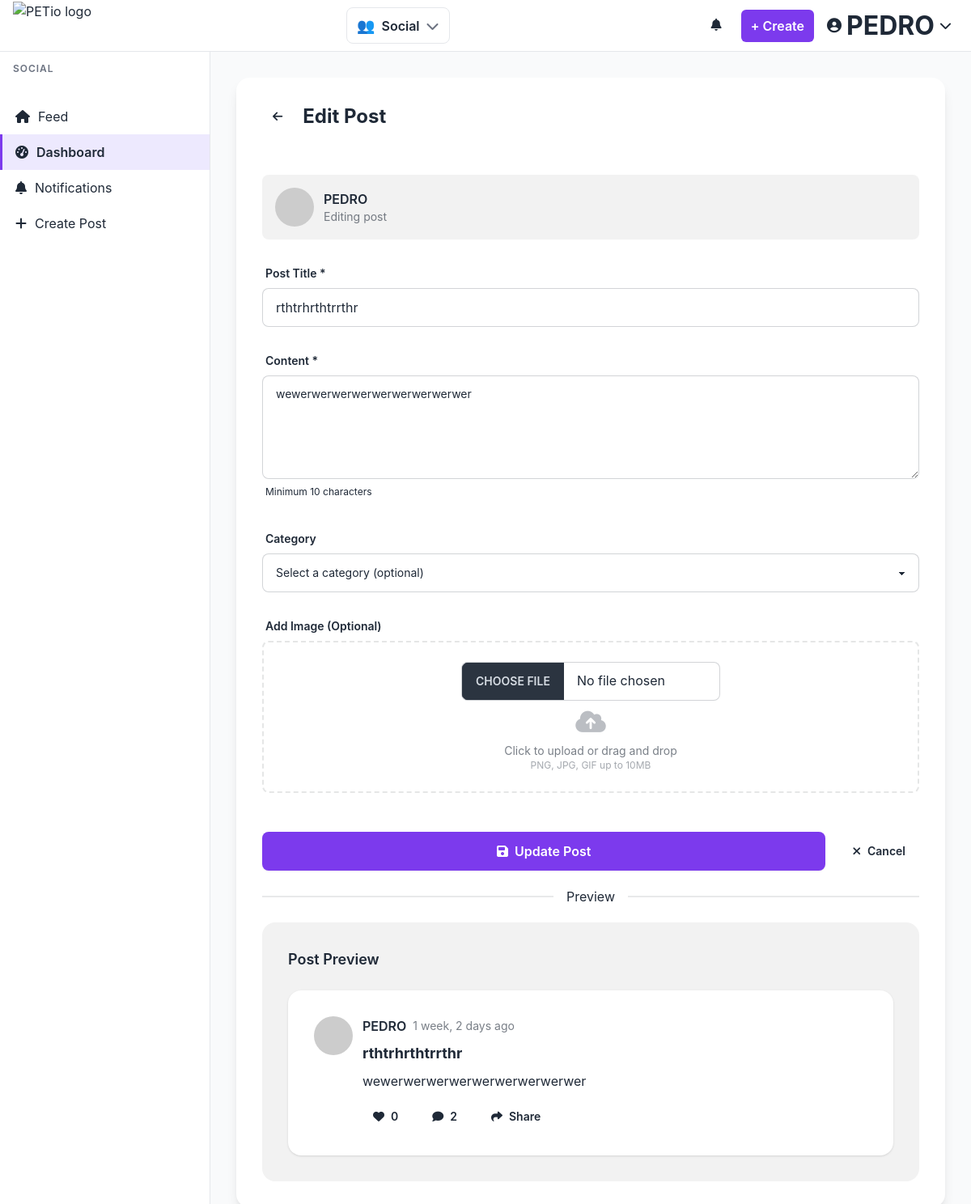
Page /social/post/1/edit/ (signed in) on the committed database.
### accounts/models.py (models this page shows, shortened)
class User(AbstractUser):
    email = models.EmailField("email address", unique=True, blank=True)
    mobile_number = models.CharField(max_length=32, blank=True, help_text="E.164 format, e.g., +1 555 123 4567")
    age = models.PositiveIntegerField(blank=True, null=True, help_text="Age in years")
    marketing_opt_in = models.BooleanField(default=False, help_text="User agreed to receive marketing updates")
    email_marketplace_notifications = models.BooleanField(
        default=True,
        help_text="Receive marketplace-related emails (requests, status changes, messages)",
    )
    email_on_request_updates = models.BooleanField(
        default=True,
        help_text="Receive emails for request-created/accepted/rejected/negotiated/meetup/complete/cancel",
    )
    email_on_messages = models.BooleanField(
        default=True,
        help_text="Receive emails when new messages are posted on a request",
    )
    notify_marketplace_notifications = models.BooleanField(
        default=True,
        help_text="Show marketplace notifications in the notifications page",
    )
    notify_on_request_updates = models.BooleanField(
        default=True,
        help_text="Show notifications for request-created/accepted/rejected/meetup/complete/cancel",
    )
    notify_on_messages = models.BooleanField(
        default=True,
        help_text="Show notifications when new messages are posted on a request",
    )
    class Meta:
        ordering = ["username"]

### social/models.py (models this page shows, shortened)
class Post(models.Model):
    title = models.CharField(max_length=200)
    content = models.TextField()
    author = models.ForeignKey(settings.AUTH_USER_MODEL, on_delete=models.CASCADE, related_name='social_posts')
    category = models.ForeignKey(Category, on_delete=models.SET_NULL, null=True, blank=True)
    image = models.ImageField(upload_to='social/posts/', blank=True, null=True)
    created_at = models.DateTimeField(auto_now_add=True)
    updated_at = models.DateTimeField(auto_now=True)
    likes = models.ManyToManyField(settings.AUTH_USER_MODEL, through='Like', related_name='liked_posts')
    is_pinned = models.BooleanField(default=False)
    class Meta:
        ordering = ['-is_pinned', '-created_at']
    @property
    def like_count(self):
        return self.likes.count()
    @property
    def comment_count(self):
        return self.comments.count()

### social/views.py (the view, shortened to what this page needs)
# urls.py: path('post/<int:pk>/edit/', views.edit_post, name='edit_post'),
@login_required
def edit_post(request, pk):
    post = get_object_or_404(Post, pk=pk, author=request.user)
    categories = Category.objects.all()
    context = {
        'post': post,
        'categories': categories,
    }
    return render(request, 'social/edit_post.html', context)

### project/context_processors.py (called while the page is built, shortened)
def device_id_context(request):
    return {"DEVICE_ID": getattr(settings, 'DEVICE_ID', 'feeder-1')}

def app_context(request):
    path = request.path or ""
    if path.startswith('/social/'):
        return {
            'current_app': 'social',
            'current_app_name': 'Social',
            'current_app_icon': '👥',
            'current_app_description': 'Community & Sharing',
        }

### social/templates/social/edit_post.html (shortened to what this page needs)
{% extends 'base.html' %}
{% block sidebar %}
  {% include 'social/sidebar.html' with view_name='dashboard' %}
{% endblock %}
{% block content %}
<div class="max-w-4xl mx-auto">
    <div class="card bg-base-100 shadow-lg">
        <div class="card-body">
            <div class="flex items-center space-x-3 mb-6">
                <a href="{% url 'social:post_detail' post.pk %}" class="btn btn-ghost btn-sm">
                    <i class="fas fa-arrow-left"></i>
                </a>
                <h1 class="text-2xl font-bold">Edit Post</h1>
            </div>
            <form method="POST" enctype="multipart/form-data" class="space-y-6">
                <div class="flex items-center space-x-3 p-4 bg-base-200 rounded-lg">
                    <div class="avatar">
                        <div class="w-12 rounded-full">
                            <img src="https://ui-avatars.com/api/?name={{ user.get_full_name|default:user.username }}&background=3B82F6&color=fff" alt="Your Avatar" />
                        </div>
                    </div>
                    <div>
                        <h3 class="font-semibold">{{ user.get_full_name|default:user.username }}</h3>
                        <p class="text-sm text-base-content/60">Editing post</p>
                    </div>
                </div>
                <div class="form-control">
                    <label class="label">
                        <span class="label-text font-semibold">Post Title *</span>
                    </label>
                    <input type="text" name="title" placeholder="What's your post about?"
                           class="input input-bordered w-full {% if form.title.errors %}input-error{% endif %}"
                           value="{{ post.title }}" required>
                </div>
                <div class="form-control">
                    <label class="label">
                        <span class="label-text font-semibold">Content *</span>
                    </label>
                    <textarea name="content" placeholder="Share your thoughts with the community..."
                              class="textarea textarea-bordered h-32 {% if form.content.errors %}textarea-error{% endif %}"
                              required>{{ post.content }}</textarea>
                    <label class="label">
                        <span class="label-text-alt">Minimum 10 characters</span>
                    </label>
                </div>
                <div class="form-control">
                    <label class="label">
                        <span class="label-text font-semibold">Category</span>
                    </label>
                    <select name="category" class="select select-bordered {% if form.category.errors %}select-error{% endif %}">
                        <option value="">Select a category (optional)</option>
                    </select>
                </div>
                <div class="form-control">
                    <label class="label">
                        <span class="label-text font-semibold">{% if post.image %}Replace Image{% else %}Add Image{% endif %} (Optional)</span>
                    </label>
                    <div class="border-2 border-dashed border-base-300 rounded-lg p-6 text-center hover:border-primary transition-colors">
                        <input type="file" name="image" accept="image/*" class="file-input file-input-bordered w-full max-w-xs"
                               onchange="previewImage(this)">
                        <div class="mt-2">
                            <i class="fas fa-cloud-upload-alt text-3xl text-base-content/30"></i>
                            <p class="text-sm text-base-content/60 mt-2">Click to upload or drag and drop</p>
                            <p class="text-xs text-base-content/40">PNG, JPG, GIF up to 10MB</p>
                        </div>
                    </div>
                </div>
                <div class="flex flex-col sm:flex-row gap-4 pt-6">
                    <button type="submit" class="btn btn-primary flex-1">
                        <i class="fas fa-save"></i>
                        Update Post
                    </button>
                    <a href="{% url 'social:post_detail' post.pk %}" class="btn btn-ghost">
                        <i class="fas fa-times"></i>
                        Cancel
                    </a>
                </div>
                <div class="divider">Preview</div>
                <div class="card bg-base-200">
                    <div class="card-body">
                        <h3 class="card-title text-lg mb-4">Post Preview</h3>
                        <div id="postPreview" class="card bg-base-100 shadow">
                            <div class="card-body">
                                <div class="flex items-start space-x-3">
                                    <div class="avatar">
                                        <div class="w-12 rounded-full">
                                            <img src="https://ui-avatars.com/api/?name={{ user.get_full_name|default:user.username }}&background=3B82F6&color=fff" alt="Your Avatar" />
                                        </div>
                                    </div>
                                    <div class="flex-1">
                                        <div class="flex items-center space-x-2 mb-2">
                                            <h4 class="font-semibold">{{ user.get_full_name|default:user.username }}</h4>
                                            <span class="text-sm text-base-content/60">{{ post.created_at|timesince }} ago</span>
                                        </div>
                                        <h3 id="previewTitle" class="text-lg font-bold mb-2">{{ post.title }}</h3>
                                        <p id="previewContent">{{ post.content }}</p>
                                        <div class="flex items-center space-x-4 mt-4">
                                            <span class="btn btn-ghost btn-sm">
                                                <i class="fas fa-heart"></i> {{ post.like_count }}
                                            </span>
                                            <span class="btn btn-ghost btn-sm">
                                                <i class="fas fa-comment"></i> {{ post.comment_count }}
                                            </span>
                                            <span class="btn btn-ghost btn-sm">
                                                <i class="fas fa-share"></i> Share
                                            </span>
                                        </div>
                                    </div>
                                </div>
                            </div>
                        </div>
                    </div>
                </div>
            </form>
        </div>
    </div>
</div>
{% endblock %}

### templates/base.html (shortened to what this page needs)
{% load static %}
<!DOCTYPE html>
<html lang="en" data-theme="light">
<head>
  <link href="https://cdn.jsdelivr.net/npm/daisyui@4.12.14/dist/full.min.css" rel="stylesheet" type="text/css" />
  <script src="https://cdn.tailwindcss.com"></script>
  <link rel="stylesheet" href="https://cdnjs.cloudflare.com/ajax/libs/font-awesome/6.5.1/css/all.min.css">
  <link rel="stylesheet" href="{% static 'css/navigation.css' %}">
  <link rel="stylesheet" href="{% static 'css/auth.css' %}">
</head>
<body{% block body_class %}{% endblock %}>
  <nav class="top-navbar">
    <div class="nav-left">
      <a href="{% url 'home' %}" class="logo" aria-label="PETio Home">
        <img src="{{ MEDIA_URL }}logo/logoPETIO-removebg-preview.png" alt="PETio logo" />
      </a>
    </div>
    <div class="nav-center">
      {% if user.is_authenticated %}
        {% include 'components/app_switcher.html' %}
      {% endif %}
    </div>
    <div class="nav-right">
      {% if user.is_authenticated %}
        {% if current_app == 'social' or current_app == 'marketplace' %}
          <a
            class="icon-btn notifications-btn"
            aria-label="Notifications"
            href="{% if current_app == 'social' %}{% url 'social:notifications' %}{% elif current_app == 'marketplace' %}{% url 'marketplace:notifications' %}{% endif %}"
          >
            <i class="fas fa-bell"></i>
          </a>
          <a
            class="btn-create"
            aria-label="Create"
            href="{% if current_app == 'social' %}{% url 'social:create_post' %}{% elif current_app == 'marketplace' %}{% url 'marketplace:listing_create' %}{% endif %}"
          >+ Create</a>
        {% endif %}
        <div class="profile-menu">
          <button id="profileToggle" class="icon-btn profile-btn" aria-haspopup="true" aria-expanded="false">
            <i class="fas fa-user-circle"></i>
            <span class="profile-name">{{ user.get_short_name|default:user.username }}</span>
            <i class="fas fa-chevron-down"></i>
          </button>
        </div>
      {% else %}
        <a href="{% url 'login' %}" class="icon-btn" aria-label="Log in">
          <i class="fas fa-sign-in-alt"></i>
          <span class="ml-1">Log in</span>
        </a>
        <a href="{% url 'accounts:signup' %}" class="btn-create" aria-label="Sign up">Sign up</a>
      {% endif %}
    </div>
  </nav>
  <aside class="sidebar ">
    {% block sidebar %}{% endblock %}
  </aside>
  <main class="main-content ">
    {% block content %}{% endblock %}
  </main>
</body>
</html>

### static/css/navigation.css (style rules this page uses)
:root { --primary: #7c3aed; --bg: #ffffff; --bg-muted: #f9fafb; --text: #1f2937; --text-muted: #6b7280; --border: #e5e7eb; --hover-bg: #ede9fe; --shadow-dropdown: 0 10px 25px rgba(0,0,0,0.1); }
.top-navbar { position: fixed; top: 0; left: 0; right: 0; height: 64px; background: var(--bg); border-bottom: 1px solid var(--border); z-index: 100; display: grid; grid-template-columns: auto 1fr auto; align-items: center; padding: 0 16px; gap: 12px; }
.top-navbar .nav-left { display: flex; align-items: center; gap: 12px; justify-self: start; }
.top-navbar .nav-center { display: flex; align-items: center; gap: 16px; justify-self: center; }
.top-navbar .nav-right { display: flex; align-items: center; gap: 8px; justify-self: end; }
.top-navbar .logo { display: inline-flex; align-items: center; text-decoration: none; }
.top-navbar .logo img { height: 60px; width: auto; display: block; }
.top-navbar .icon-btn { border: none; background: transparent; cursor: pointer; color: var(--text); font-size: 16px; padding: 6px 10px; border-radius: 6px; transition: 0.2s ease; }
.top-navbar .btn-create { background: var(--primary); color: #fff; padding: 8px 12px; border-radius: 6px; text-decoration: none; font-weight: 600; transition: 0.2s ease; }
.sidebar { position: fixed; left: 0; top: 64px; bottom: 0; width: 260px; background: var(--bg); border-right: 1px solid var(--border); overflow-y: auto; z-index: 50; }
.main-content { margin-left: 260px; margin-top: 64px; padding: 32px; min-height: calc(100vh - 64px); background: var(--bg-muted); }
.profile-menu { position: relative; }
.nav-right .icon-btn { font-size: 15px; padding: 5px 8px; }
.profile-btn { display: inline-flex; align-items: center; gap: 6px; font-size: 14px; }
.profile-btn .fa-user-circle { font-size: 18px; }
.profile-name { max-width: 120px; overflow: hidden; text-overflow: ellipsis; white-space: nowrap; }
.btn-create { margin-left: 8px; padding: 6px 12px; border-radius: 20px; background: var(--accent, #2b8a3e); color: #fff; text-decoration: none; font-weight: 600; }
.notifications-btn { position: relative; }

### static/css/auth.css (style rules this page uses)
.btn-primary { width: 100%; padding: 14px 24px; background: #7c3aed; color: white; border: none; border-radius: 8px; font-size: 16px; font-weight: 600; cursor: pointer; transition: all 0.2s; }
.profile-name { font-size: 32px; font-weight: 700; color: #1f2937; display: flex; align-items: center; gap: 8px; }
.card-title { font-size: 18px; font-weight: 600; color: #1f2937; margin-bottom: 16px; }
:root { --card-padding: 20px; --gap-xs: 8px; --gap-sm: 10px; --gap-md: 12px; --gap-lg: 16px; --accent: #6366f1; --accent-2: #a855f7; --ring-bg: rgba(99, 102, 241, 0.15); --shadow-sm: 0 2px 6px rgba(0,0,0,0.06); --shadow: 0 4px 12px rgba(0,0,0,0.08); --shadow-lg: 0 10px 24px rgba(0,0,0,0.10); }

### templates/base.html (style rules this page uses)
:root { --primary-blue: #3b82f6; --accent-emerald: #10b981; --accent-amber: #f59e0b; --success-green: #22c55e; --warning-orange: #f97316; --error-red: #ef4444; --bg-primary: #ffffff; --bg-secondary: #f8fafc; --bg-card: #ffffff; --bg-card-hover: #f1f5f9; --text-primary: #1e293b; --text-secondary: #475569; --text-muted: #64748b; --shadow-card: 0 1px 3px 0 rgba(0, 0, 0, 0.1), 0 1px 2px 0 rgba(0, 0, 0, 0.06); --shadow-card-hover: 0 4px 6px -1px rgba(0, 0, 0, 0.1), 0 2px 4px -1px rgba(0, 0, 0, 0.06); --transition-smooth: all 0.3s cubic-bezier(0.4, 0, 0.2, 1); --transition-fast: all 0.15s ease-in-out; --transition-medium: all 0.25s ease-in-out; }
body { background: linear-gradient(135deg, #ffffff 0%, #f8fafc 100%); min-height: 100vh; font-family: 'Inter', -apple-system, BlinkMacSystemFont, sans-serif; transition: var(--transition-smooth); }

### rows in the picture
User: get_short_name "PEDRO", get_full_name "PEDRO"
Post: title "rthtrhrthtrrthr", content "wewerwerwerwerwerwerwerwerwer", created_at "1 week, 2 days", like_count "0", comment_count "2"

### other values in the picture
{{ current_app_icon|default:"🐾" }} "👥"
{{ current_app_name|default:"PETio" }} "Social"
